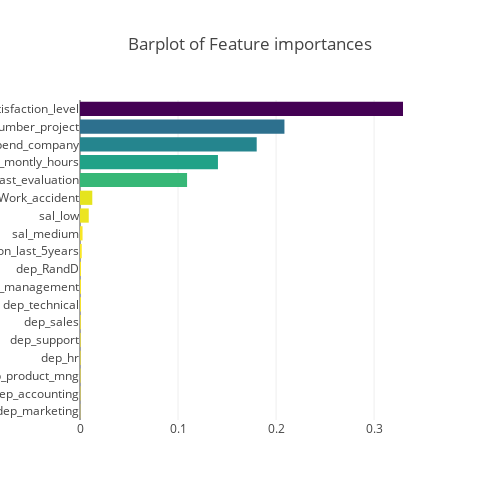

Notebook cell for this chart:
### Code cell
x, y = (list(x) for x in zip(*sorted(zip(rf.feature_importances_, features), reverse = False)))
trace2 = go.Bar(x=x , y=y, marker=dict(color=x, colorscale = 'Viridis', reversescale = True), name='Random Forest Feature importance', orientation='h',)
layout = dict(title='Barplot of Feature importances', width = 500, height = 500, yaxis=dict(showgrid=False, showline=False, showticklabels=True,))
fig1 = go.Figure(data=[trace2])
fig1['layout'].update(layout)
py.iplot(fig1, filename='plots')

### Figure 1 — Plotly figure (JSON) as saved in the notebook; plotly's stock layout.template omitted (floating-point values rounded to 4 significant figures)
{"data": [{"marker": {"color": [0.0002097, 0.0004039, 0.0004778, 0.000565, 0.0006108, 0.0007537, 0.0009499, 0.0009653, 0.0009785, 0.001797, 0.002612, 0.008923, 0.01254, 0.1092, 0.1407, 0.1802, 0.2085, 0.3295], "colorscale": "Viridis", "reversescale": true}, "name": "Random Forest Feature importance", "orientation": "h", "type": "bar", "x": [0.0002097, 0.0004039, 0.0004778, 0.000565, 0.0006108, 0.0007537, 0.0009499, 0.0009653, 0.0009785, 0.001797, 0.002612, 0.008923, 0.01254, 0.1092, 0.1407, 0.1802, 0.2085, 0.3295], "y": ["dep_marketing", "dep_accounting", "dep_product_mng", "dep_hr", "dep_support", "dep_sales", "dep_technical", "dep_management", "dep_RandD", "promotion_last_5years", "sal_medium", "sal_low", "Work_accident", "last_evaluation", "average_montly_hours", "time_spend_company", "number_project", "satisfaction_level"]}], "layout": {"height": 500, "title": "Barplot of Feature importances", "width": 500, "yaxis": {"showgrid": false, "showline": false, "showticklabels": true}}}
